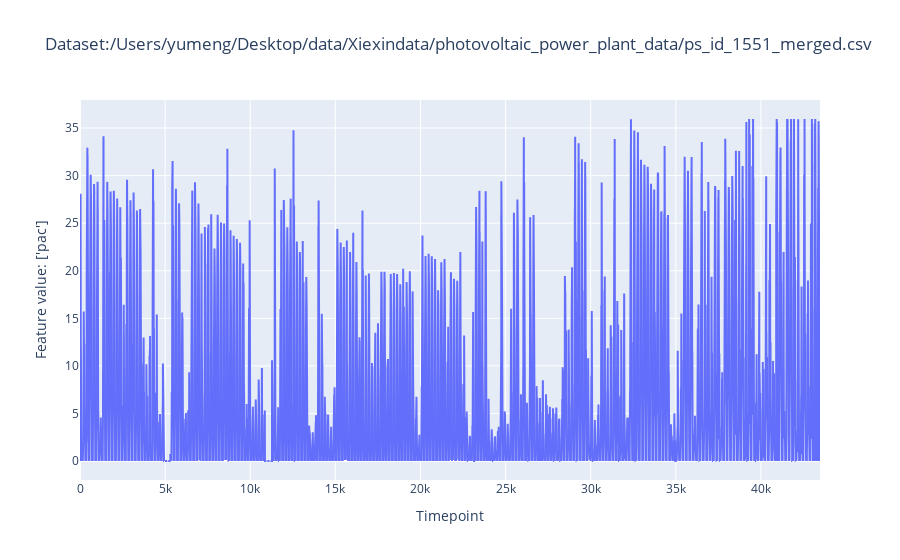

This figure's notebook cell:
### Code cell
DA.plot_column_plotly(columns=['pac'], start_point=0, length=100000)

### Figure 1 — Plotly figure (JSON) as saved in the notebook; plotly's stock layout.template omitted (floating-point values rounded to 4 significant figures; data arrays with more than 128 entries replaced by an {"elided": "..."} marker saying what was removed)
{"data": [{"mode": "lines", "name": "Feature: pac", "type": "scatter", "x": {"elided": "43472 int values"}, "y": {"elided": "43472 float values"}}], "layout": {"title": {"text": "Dataset:/Users/yumeng/Desktop/data/Xiexindata/photovoltaic_power_plant_data/ps_id_1551_merged.csv"}, "xaxis": {"title": {"text": "Timepoint"}}, "yaxis": {"title": {"text": "Feature value: ['pac']"}}}}
